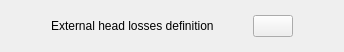
<?xml version="1.0" encoding="UTF-8"?>
<ui version="4.0">
 <class>BoundaryConditionsExternalHeadLossesForm</class>
 <widget class="QWidget" name="BoundaryConditionsExternalHeadLossesForm">
  <property name="geometry">
   <rect>
    <x>0</x>
    <y>0</y>
    <width>344</width>
    <height>52</height>
   </rect>
  </property>
  <property name="windowTitle">
   <string>Form</string>
  </property>
  <layout class="QGridLayout" name="gridLayout">
   <item row="0" column="0">
    <layout class="QHBoxLayout" name="horizontalLayout">
     <item>
      <spacer name="horizontalSpacer_2">
       <property name="orientation">
        <enum>Qt::Horizontal</enum>
       </property>
       <property name="sizeHint" stdset="0">
        <size>
         <width>40</width>
         <height>20</height>
        </size>
       </property>
      </spacer>
     </item>
     <item>
      <widget class="QLabel" name="label">
       <property name="toolTip">
        <string>&lt;html&gt;&lt;head/&gt;&lt;body&gt;&lt;p&gt;&lt;span style=&quot; font-size:9pt;&quot;&gt;Specify the external head losses for a free inlet/outlet boundary condition. This boundary condition corresponds to the standard outlet when the flow is outgoing, but to a free inlet when the flow is ingoing. The Bernoulli relationship is used to derive a boundary condition on the pressure increment to couple velocity and pressure at these free inlet faces. This external head losses is taken into account in the Bernoulli relationship.&lt;/span&gt;&lt;/p&gt;&lt;/body&gt;&lt;/html&gt;</string>
       </property>
       <property name="text">
        <string>External head losses definition</string>
       </property>
      </widget>
     </item>
     <item>
      <spacer name="horizontalSpacer_3">
       <property name="orientation">
        <enum>Qt::Horizontal</enum>
       </property>
       <property name="sizeHint" stdset="0">
        <size>
         <width>13</width>
         <height>20</height>
        </size>
       </property>
      </spacer>
     </item>
     <item>
      <widget class="FormulaButton" name="pushButtonHeadLossesFormula">
       <property name="toolTip">
        <string>&lt;html&gt;&lt;head/&gt;&lt;body&gt;&lt;p&gt;&lt;span style=&quot; font-size:9pt;&quot;&gt;Specify the external head losses for a free inlet/outlet boundary condition. This boundary condition corresponds to the standard outlet when the flow is outgoing, but to a free inlet when the flow is ingoing. The Bernoulli relationship is used to derive a boundary condition on the pressure increment to couple velocity and pressure at these free inlet faces. This external head losses is taken into account in the Bernoulli relationship.&lt;/span&gt;&lt;/p&gt;&lt;/body&gt;&lt;/html&gt;</string>
       </property>
       <property name="text">
        <string/>
       </property>
       <property name="icon">
        <iconset resource="resources_pages.qrc">
         <normaloff>:data/icons/22x22/edit-find-replace.png</normaloff>:data/icons/22x22/edit-find-replace.png</iconset>
       </property>
       <property name="iconSize">
        <size>
         <width>22</width>
         <height>22</height>
        </size>
       </property>
      </widget>
     </item>
     <item>
      <spacer name="horizontalSpacer_4">
       <property name="orientation">
        <enum>Qt::Horizontal</enum>
       </property>
       <property name="sizeHint" stdset="0">
        <size>
         <width>40</width>
         <height>20</height>
        </size>
       </property>
      </spacer>
     </item>
    </layout>
   </item>
  </layout>
 </widget>
 <customwidgets>
  <customwidget>
   <class>FormulaButton</class>
   <extends>QPushButton</extends>
   <header>code_saturne.gui.base.FormulaButton</header>
  </customwidget>
 </customwidgets>
 <resources>
  <include location="resources_pages.qrc"/>
 </resources>
 <connections/>
</ui>
